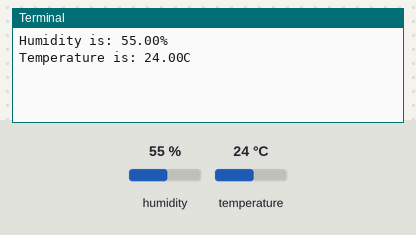
Simulated run of this program. Board: Raspberry Pi (BCM pin numbers). On the bench: the last lines printed to the terminal. The test bench sets the inputs (shaded band); at power-on: humidity 55 %, temperature 24 °C.

Above: at 1.2 s.
1.3 s: humidity set to 22 %
At 3.7 s:
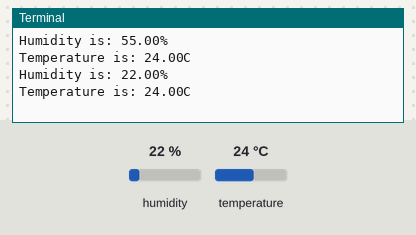
4.8 s: temperature set to 12 °C
At 6.7 s:
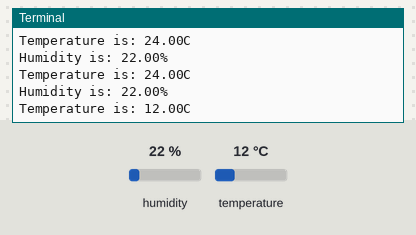
8.3 s: humidity set to 40 %
At 9.7 s:
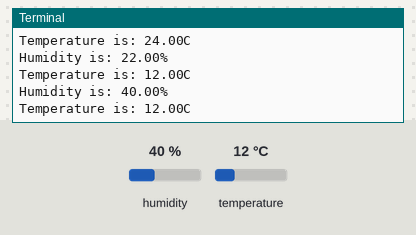
Timing chart, 0 to 11.3 s (numbered marks = the images above; inputs shaded):
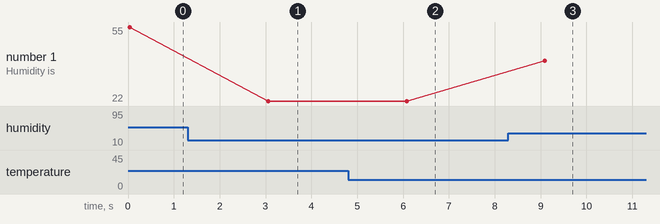

The program:

dht22.py
```python
import pigpio
import DHT22
from time import sleep

pi = pigpio.pi()

dht22 = DHT22.sensor(pi, 17)
dht22.trigger()

sleepTime = 3

def readDHT22():
    dht22.trigger()
    humidity  = '%.2f' % (dht22.humidity())
    temp = '%.2f' % (dht22.temperature())
    return (humidity, temp)

while True:
    humidity, temperature = readDHT22()
    print("Humidity is: " + humidity + "%")
    print("Temperature is: " + temperature + "C")
    sleep(sleepTime)
```

Measured:
- after the input at 1.3 s, the terminal: prints a new line after 1.8 s (image 1)
- after the input at 4.8 s, the terminal: prints a new line after 1.3 s (image 2)
- after the input at 8.3 s, the terminal: prints a new line after 0.80 s (image 3)
- plotted number 1: 55 → 22 after the input at 1.3 s, 22 → 40 after the input at 8.3 s
